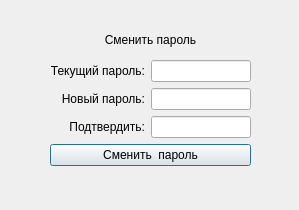
<?xml version="1.0" encoding="UTF-8"?>
<ui version="4.0">
 <class>changePass</class>
 <widget class="QDialog" name="changePass">
  <property name="geometry">
   <rect>
    <x>0</x>
    <y>0</y>
    <width>299</width>
    <height>210</height>
   </rect>
  </property>
  <property name="windowTitle">
   <string>Dialog</string>
  </property>
  <widget class="QWidget" name="gridLayoutWidget">
   <property name="geometry">
    <rect>
     <x>50</x>
     <y>25</y>
     <width>201</width>
     <height>141</height>
    </rect>
   </property>
   <layout class="QGridLayout" name="gridLayout">
    <item row="1" column="1">
     <widget class="QLineEdit" name="pass_lineEdit">
      <property name="echoMode">
       <enum>QLineEdit::Password</enum>
      </property>
     </widget>
    </item>
    <item row="3" column="1">
     <widget class="QLineEdit" name="conPass_lineEdit">
      <property name="echoMode">
       <enum>QLineEdit::Password</enum>
      </property>
     </widget>
    </item>
    <item row="3" column="0">
     <widget class="QLabel" name="label_3">
      <property name="text">
       <string>Подтвердить:</string>
      </property>
      <property name="alignment">
       <set>Qt::AlignRight|Qt::AlignTrailing|Qt::AlignVCenter</set>
      </property>
     </widget>
    </item>
    <item row="0" column="0" colspan="2">
     <widget class="QLabel" name="label_4">
      <property name="sizePolicy">
       <sizepolicy hsizetype="Preferred" vsizetype="Preferred">
        <horstretch>0</horstretch>
        <verstretch>0</verstretch>
       </sizepolicy>
      </property>
      <property name="text">
       <string>Сменить пароль</string>
      </property>
      <property name="alignment">
       <set>Qt::AlignCenter</set>
      </property>
     </widget>
    </item>
    <item row="2" column="0">
     <widget class="QLabel" name="label_2">
      <property name="text">
       <string>Новый пароль:</string>
      </property>
      <property name="alignment">
       <set>Qt::AlignRight|Qt::AlignTrailing|Qt::AlignVCenter</set>
      </property>
     </widget>
    </item>
    <item row="2" column="1">
     <widget class="QLineEdit" name="newPass_lineEdit">
      <property name="echoMode">
       <enum>QLineEdit::Password</enum>
      </property>
     </widget>
    </item>
    <item row="1" column="0">
     <widget class="QLabel" name="label">
      <property name="text">
       <string>Текущий пароль:</string>
      </property>
      <property name="alignment">
       <set>Qt::AlignRight|Qt::AlignTrailing|Qt::AlignVCenter</set>
      </property>
     </widget>
    </item>
    <item row="4" column="0" colspan="2">
     <widget class="QPushButton" name="changePass_pushButton">
      <property name="text">
       <string>Сменить  пароль</string>
      </property>
     </widget>
    </item>
   </layout>
  </widget>
 </widget>
 <resources/>
 <connections/>
</ui>
